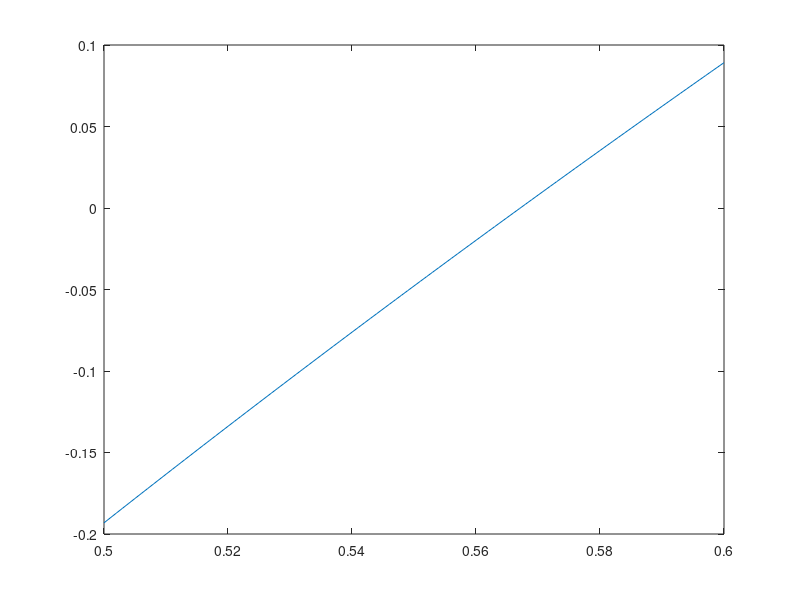

Recreate this plot in MATLAB. (Note: this script raises an error after producing the figure.)
clear all
close all
clc

%% Ejercicio 7
% Aplicar el método de la secante a la función f = x + Log(x)

% Declaramos la funcion
f = @(x) x + log(x);

%% Vamos a buscar primero un candidato a cero
x = 0.5:0.001:0.6;
y = f(x);
figure;
plot(x,y)

%% Hacemos una prueba
x0 = 0.7; x1 = 0.6; t = 1e-4; nmax = 1000;

[c, n] = secante(f, x0, x1, t, nmax);

% Mostramos el resultado
c, n
% Fin del programa